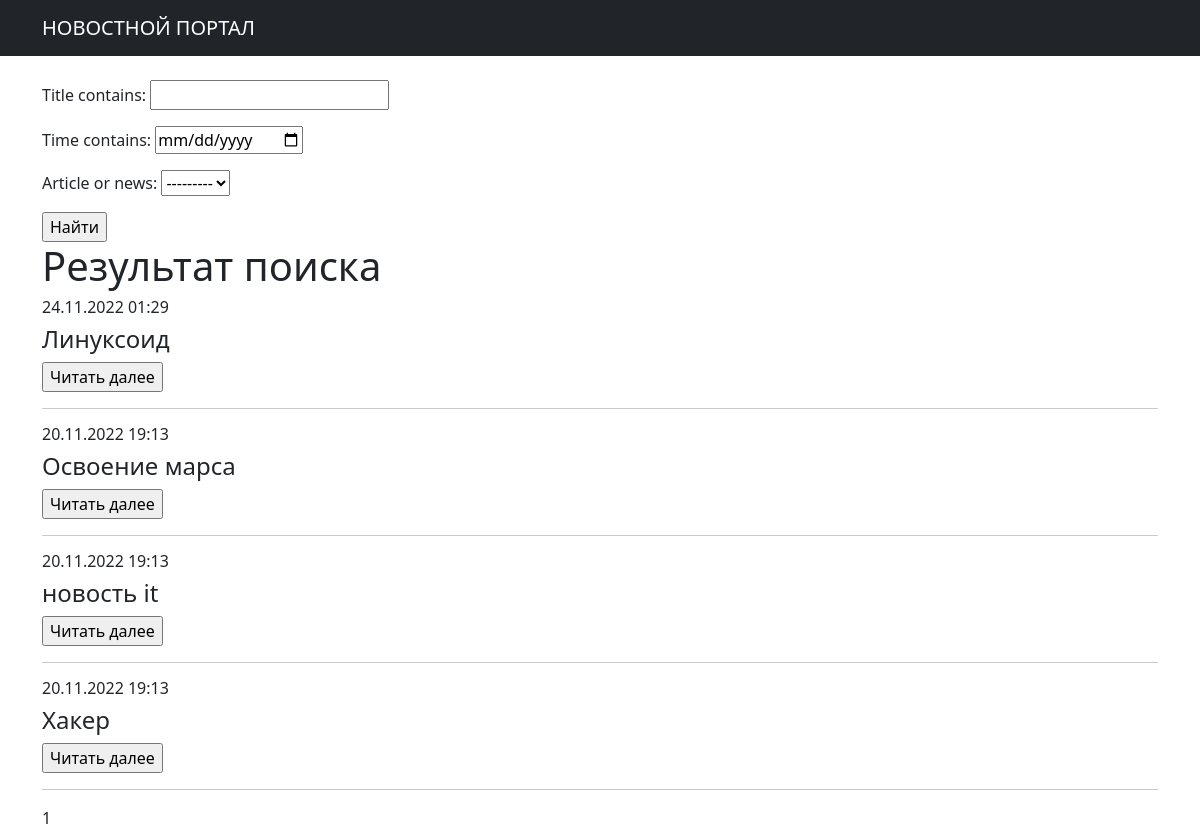
The app's page /search/, older data.
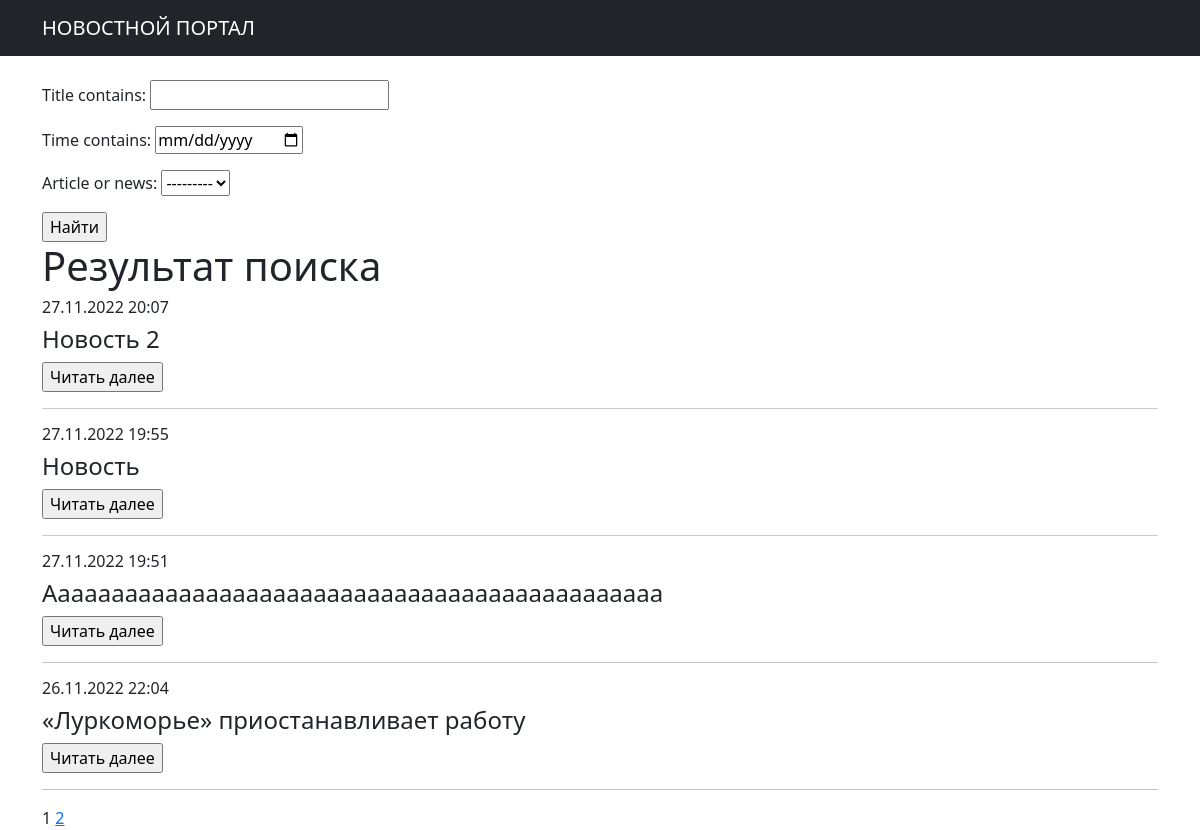
The same page, newer data.
### news/models.py (models this page shows, shortened)
class News(models.Model):
    time = models.DateTimeField(auto_now=False, auto_now_add=True)
    title = models.CharField(max_length=50)
    article = models.TextField()
    NEWS = 'NW'
    ARTICLE = 'AR'
    CATEGORY_CHOICES = (
        (NEWS, 'Новости'),
        (ARTICLE, 'Статья'),
    )
    article_or_news = models.CharField(max_length=2, choices=CATEGORY_CHOICES, default=NEWS)
    author = models.ForeignKey(Author, on_delete=models.CASCADE)
    new_cat = models.ManyToManyField(Categories, through='NewsCategories')
    rating = models.IntegerField(blank=False, default=0)
    def get_absolute_url(self):
        return reverse('news-details', args=[str(self.id)])

### news/views.py (the view)
# urls.py: path('search/', NewsSearch.as_view(), name='news_search'),
class NewsSearch(ListView):
    model = News
    template_name = 'news_search.html'
    context_object_name = 'articlesearch'
    ordering = ['-time']
    paginate_by = 4
    def get_context_data(self, **kwargs):
        context = super().get_context_data(**kwargs)
        context['filterset'] = self.filterset
        context['time_now'] = datetime.utcnow()
        return context
    def get_queryset(self):
        queryset = super().get_queryset()
        self.filterset = NewsFilter(self.request.GET, queryset)
        return self.filterset.qs

### news/templatetags/custom_tags.py (called while the page is built)
@register.simple_tag(takes_context=True)
def url_replace(context, **kwargs):
    d = context['request'].GET.copy()
    for k, v in kwargs.items():
        d[k] = v
    return d.urlencode()

### templates/news_search.html (shortened to what this page needs)
{% extends 'flatpages/default.html' %}
{% load custom_filters %}
{% load custom_tags %}!
{% block content %}
    <br>
    <form action="" method="get">
        {{ filterset.form.as_p }}
        <input type="submit" value="Найти">
    </form>
    <h1>Результат поиска</h1>
    {% if articlesearch %}
        <table>
            {% for art in articlesearch %}
                <article>
                    <div>
                        <h6>{{ art.time|date:'d.m.Y H:i' }}</h6>
                        <h4>{{ art.title }}</h4>
                    </div>
                        <input type="submit" value="Читать далее">
                    <hr>
                </article>
            {% empty %}
                <p>Не найдено публикаций по вашему запросу<br>Попробуйте повторить запрос с другой формулировкой</p>
            {% endfor %}
        </table>
    {% endif %}
    {{ page_obj.number }}
    {% if page_obj.has_next %}
        <a href="?{% url_replace page=page_obj.next_page_number %}">{{ page_obj.next_page_number }}</a>
    {% endif %}
{% endblock content %}

Row changes from the older to the newer data that the page shows:
no longer on this page (row unchanged): News: time "24.11.2022 01:29", title "Линуксоид"
no longer on this page (row unchanged): News: time "20.11.2022 19:13", title "Освоение марса"
no longer on this page (row edited): News: time "20.11.2022 19:13", title "новость it"
no longer on this page (row unchanged): News: time "20.11.2022 19:13", title "Хакер"
added News: time "27.11.2022 20:07", title "Новость 2"
added News: time "27.11.2022 19:55", title "Новость"
added News: time "27.11.2022 19:51", title "Aaaaaaaaaaaaaaaaaaaaaaaaaaaaaaaaaaaaaaaaaaaaaa"
added News: time "26.11.2022 22:04", title "«Луркоморье» приостанавливает работу"
Text that changed along with them:
{{ page_obj.next_page_number }}: (not shown) → "2"
